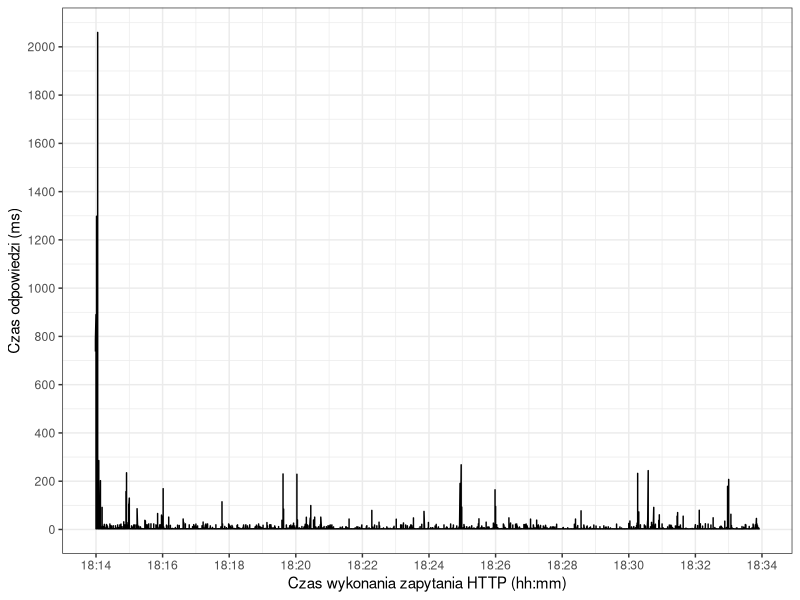

Write R code to recreate this figure.
library("ggplot2")
library("scales")

png(filename="aws-warmup-java.png", width=640, height=480)

dat = read.csv("data.csv")
dat$timestamp = as.POSIXct(dat$timestamp, format = "%Y-%m-%dT%H:%M:%S")

ggplot(data=dat, aes(timestamp)) +
geom_line(aes(y = duration)) +
theme_bw() +
scale_x_datetime(labels = date_format("%H:%M"), breaks = pretty_breaks(n=10)) +
scale_y_continuous(breaks=pretty_breaks(n=10)) +
labs(x = "Czas wykonania zapytania HTTP (hh:mm)", y = "Czas odpowiedzi (ms)")
